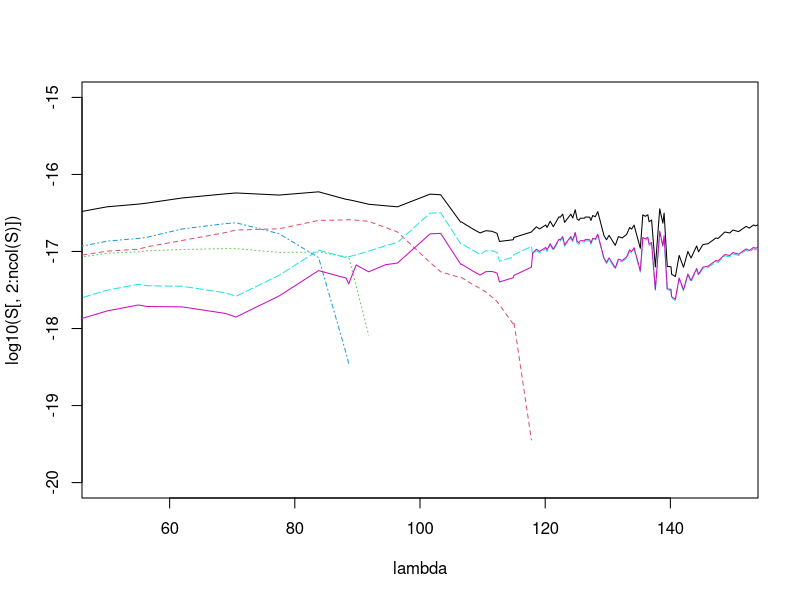
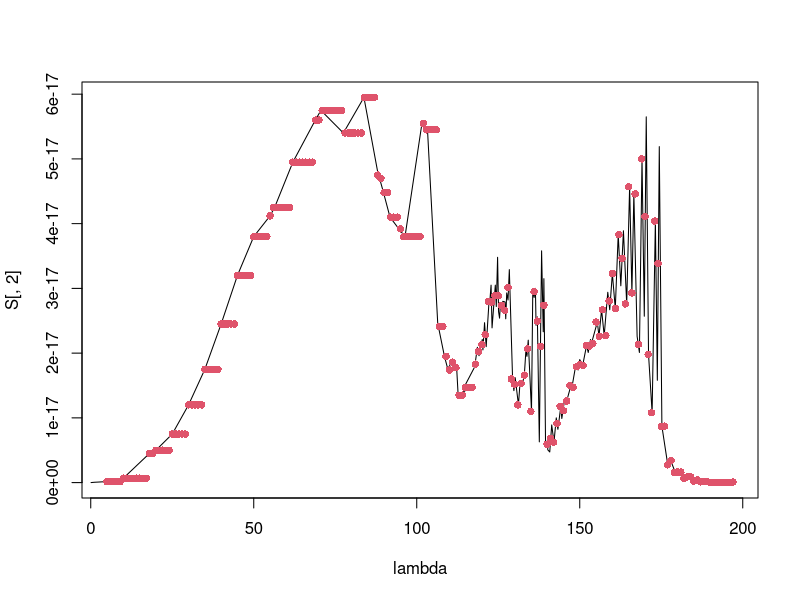
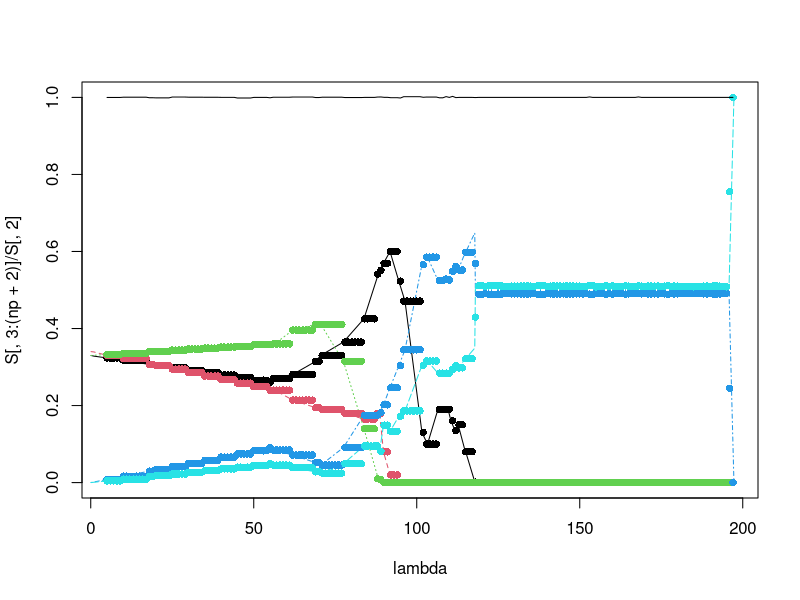

Write the R code that produced these figures, in order.
species = 'C2H4'

setwd(paste0("~/Bureau/Titan-APSIS/Reactor_Runs/PhotoProcsTmp/",species))

S = read.table(file = 'extract_swri.dat', header=TRUE)

# Convert A to nm
lambda = S[,1]/10

matplot(lambda, log10(S[,2:ncol(S)]), type = 'l',
        xlim= c(50,150), ylim = c(-20,-15))

# Interpolate on 1 nm resolution, [5 - lmax] grid
lmax = round(max(lambda))
# lmax = 250 # !!!!!!!!!!!!!!!!!!!!!!!!!!
lg = seq(5,lmax,by=1)

# Total XS
#
# xs = pmax(0,spline(lambda,S[,2],xout = lg)$y) # Splines. BOF
#
# xs = c()
# for(i in 1:length(lg)) {
#   np = which.min(abs(lambda - lg[i])) # Select nearest point. BOF
#   xs[i] = S[np,2]
# }

## Average on 1 nm interval
average_1nm <- function(lambda, xin, lg) {
  xs = c()
  for(i in 1:length(lg)) {
    sel = which( (lambda >= lg[i]-0.5) & (lambda < lg[i]+0.5))
    if(sum(sel) == 0)
      if(i==1)
        xs[i] = 0
      else
        xs[i] = xs[i-1]
    else
      xs[i] = mean(xin[sel])
  }
  return(xs)
}
xs = average_1nm(lambda, S[,2], lg)

plot(lambda, S[,2], type = 'l', xlim=range(lg))
points(lg,xs,pch=16,col=2)

write.table(
  cbind(lg,signif(xs,5)), sep=' ',
  row.names=FALSE, col.names=FALSE,
  file=paste0('se',species,'.dat')
)


# Quantum yields
np = ncol(S) - 2
qy = matrix(NA, nrow = length(lg), ncol = np)
for (i in 1:np) {
  xs = S[, i+2] / S[, 2]
  qy[,i] = average_1nm(lambda, xs, lg)

}

matplot(lambda, S[,3:(np+2)]/S[,2], type = 'l', xlim=range(lg))
matpoints(lg, qy, pch = 16)
lines(lg,rowSums(qy))

for (i in 1:np) {
  write.table(
    cbind(lg,signif(qy[,i],5)), sep=' ',
    row.names=FALSE, col.names=FALSE,
    file=paste0('qy',species,'_',i,'.dat')
  )
}


